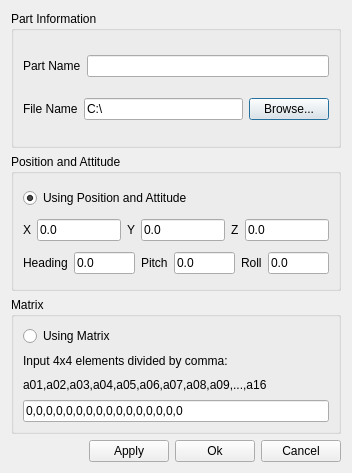
<?xml version="1.0" encoding="UTF-8"?>
<ui version="4.0">
 <class>AddObjDlg</class>
 <widget class="QDialog" name="AddObjDlg">
  <property name="geometry">
   <rect>
    <x>0</x>
    <y>0</y>
    <width>352</width>
    <height>473</height>
   </rect>
  </property>
  <property name="windowTitle">
   <string>Add Grasping Object</string>
  </property>
  <layout class="QVBoxLayout" name="verticalLayout_4">
   <item>
    <widget class="QGroupBox" name="partInfoGroupBox">
     <property name="title">
      <string>Part Information</string>
     </property>
     <layout class="QVBoxLayout" name="verticalLayout">
      <item>
       <layout class="QHBoxLayout" name="horizontalLayout">
        <item>
         <widget class="QLabel" name="partName">
          <property name="text">
           <string>Part Name</string>
          </property>
         </widget>
        </item>
        <item>
         <widget class="QLineEdit" name="partNameLineEdit"/>
        </item>
       </layout>
      </item>
      <item>
       <layout class="QHBoxLayout" name="horizontalLayout_3">
        <item>
         <widget class="QLabel" name="fileName">
          <property name="text">
           <string>File Name</string>
          </property>
         </widget>
        </item>
        <item>
         <widget class="QLineEdit" name="fileNameLineEdit">
          <property name="text">
           <string>C:\</string>
          </property>
         </widget>
        </item>
        <item>
         <widget class="QPushButton" name="browseBtn">
          <property name="text">
           <string>Browse...</string>
          </property>
         </widget>
        </item>
       </layout>
      </item>
     </layout>
    </widget>
   </item>
   <item>
    <widget class="QGroupBox" name="PAgroupBox">
     <property name="title">
      <string>Position and Attitude</string>
     </property>
     <layout class="QVBoxLayout" name="verticalLayout_2">
      <item>
       <widget class="QRadioButton" name="PosAttRBtn">
        <property name="text">
         <string>Using Position and Attitude</string>
        </property>
        <property name="checked">
         <bool>true</bool>
        </property>
       </widget>
      </item>
      <item>
       <layout class="QHBoxLayout" name="horizontalLayout_4">
        <item>
         <widget class="QLabel" name="XLabel">
          <property name="text">
           <string>X</string>
          </property>
         </widget>
        </item>
        <item>
         <widget class="QLineEdit" name="XLineEdit">
          <property name="text">
           <string>0.0</string>
          </property>
         </widget>
        </item>
        <item>
         <widget class="QLabel" name="YLabel">
          <property name="text">
           <string>Y</string>
          </property>
         </widget>
        </item>
        <item>
         <widget class="QLineEdit" name="YLineEdit">
          <property name="text">
           <string>0.0</string>
          </property>
         </widget>
        </item>
        <item>
         <widget class="QLabel" name="ZLabel">
          <property name="text">
           <string>Z</string>
          </property>
         </widget>
        </item>
        <item>
         <widget class="QLineEdit" name="ZLineEdit">
          <property name="text">
           <string>0.0</string>
          </property>
         </widget>
        </item>
       </layout>
      </item>
      <item>
       <layout class="QHBoxLayout" name="horizontalLayout_6">
        <item>
         <widget class="QLabel" name="Heading">
          <property name="text">
           <string>Heading</string>
          </property>
         </widget>
        </item>
        <item>
         <widget class="QLineEdit" name="HLineEdit">
          <property name="text">
           <string>0.0</string>
          </property>
         </widget>
        </item>
        <item>
         <widget class="QLabel" name="Pitch">
          <property name="text">
           <string>Pitch</string>
          </property>
         </widget>
        </item>
        <item>
         <widget class="QLineEdit" name="PLineEdit">
          <property name="text">
           <string>0.0</string>
          </property>
         </widget>
        </item>
        <item>
         <widget class="QLabel" name="Roll">
          <property name="text">
           <string>Roll</string>
          </property>
         </widget>
        </item>
        <item>
         <widget class="QLineEdit" name="RLineEdit">
          <property name="text">
           <string>0.0</string>
          </property>
         </widget>
        </item>
       </layout>
      </item>
     </layout>
    </widget>
   </item>
   <item>
    <widget class="QGroupBox" name="groupBox">
     <property name="title">
      <string>Matrix</string>
     </property>
     <layout class="QVBoxLayout" name="verticalLayout_3">
      <item>
       <widget class="QRadioButton" name="MatRBtn">
        <property name="text">
         <string>Using Matrix</string>
        </property>
       </widget>
      </item>
      <item>
       <widget class="QLabel" name="label">
        <property name="text">
         <string>Input 4x4 elements divided by comma: </string>
        </property>
       </widget>
      </item>
      <item>
       <widget class="QLabel" name="label_2">
        <property name="text">
         <string>a01,a02,a03,a04,a05,a06,a07,a08,a09,...,a16</string>
        </property>
       </widget>
      </item>
      <item>
       <widget class="QLineEdit" name="MatrixLineEdit">
        <property name="text">
         <string>0,0,0,0,0,0,0,0,0,0,0,0,0,0,0,0</string>
        </property>
       </widget>
      </item>
     </layout>
    </widget>
   </item>
   <item>
    <layout class="QHBoxLayout" name="horizontalLayout_5">
     <item>
      <spacer name="horizontalSpacer">
       <property name="orientation">
        <enum>Qt::Horizontal</enum>
       </property>
       <property name="sizeHint" stdset="0">
        <size>
         <width>40</width>
         <height>20</height>
        </size>
       </property>
      </spacer>
     </item>
     <item>
      <widget class="QPushButton" name="ApplyBtn">
       <property name="text">
        <string>Apply</string>
       </property>
      </widget>
     </item>
     <item>
      <widget class="QPushButton" name="OkBtn">
       <property name="text">
        <string>Ok</string>
       </property>
      </widget>
     </item>
     <item>
      <widget class="QPushButton" name="CancelBtn">
       <property name="text">
        <string>Cancel</string>
       </property>
      </widget>
     </item>
    </layout>
   </item>
  </layout>
 </widget>
 <resources/>
 <connections/>
</ui>
